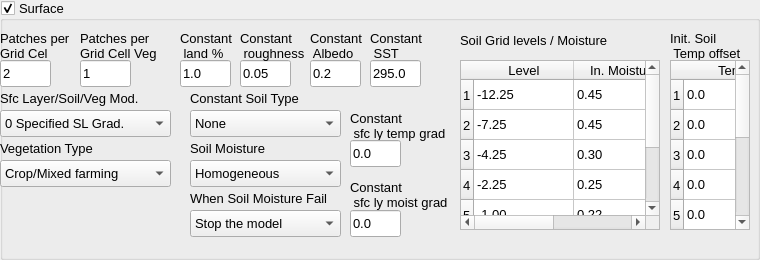
     <widget class="QGroupBox" name="groupBox_11">
      <property name="geometry">
       <rect>
        <x>10</x>
        <y>180</y>
        <width>760</width>
        <height>260</height>
       </rect>
      </property>
      <property name="font">
       <font>
        <family>Arial</family>
        <pointsize>10</pointsize>
        <weight>50</weight>
        <bold>false</bold>
       </font>
      </property>
      <property name="title">
       <string>Surface</string>
      </property>
      <property name="checkable">
       <bool>true</bool>
      </property>
      <widget class="QLineEdit" name="ppgclineEdit">
       <property name="geometry">
        <rect>
         <x>0</x>
         <y>60</y>
         <width>51</width>
         <height>27</height>
        </rect>
       </property>
       <property name="font">
        <font>
         <family>Arial</family>
         <pointsize>10</pointsize>
         <weight>50</weight>
         <bold>false</bold>
        </font>
       </property>
       <property name="text">
        <string>2</string>
       </property>
      </widget>
      <widget class="QLabel" name="label_102">
       <property name="geometry">
        <rect>
         <x>190</x>
         <y>140</y>
         <width>181</width>
         <height>17</height>
        </rect>
       </property>
       <property name="font">
        <font>
         <family>Arial</family>
         <pointsize>10</pointsize>
         <weight>50</weight>
         <bold>false</bold>
        </font>
       </property>
       <property name="text">
        <string>Soil Moisture</string>
       </property>
      </widget>
      <widget class="QLineEdit" name="calblineEdit">
       <property name="geometry">
        <rect>
         <x>310</x>
         <y>60</y>
         <width>51</width>
         <height>27</height>
        </rect>
       </property>
       <property name="font">
        <font>
         <family>Arial</family>
         <pointsize>10</pointsize>
         <weight>50</weight>
         <bold>false</bold>
        </font>
       </property>
       <property name="text">
        <string>0.2</string>
       </property>
      </widget>
      <widget class="QLabel" name="label_93">
       <property name="geometry">
        <rect>
         <x>0</x>
         <y>90</y>
         <width>181</width>
         <height>17</height>
        </rect>
       </property>
       <property name="font">
        <font>
         <family>Arial</family>
         <pointsize>10</pointsize>
         <weight>50</weight>
         <bold>false</bold>
        </font>
       </property>
       <property name="text">
        <string>Sfc Layer/Soil/Veg Mod.</string>
       </property>
      </widget>
      <widget class="QComboBox" name="wsmfcomboBox">
       <property name="geometry">
        <rect>
         <x>190</x>
         <y>210</y>
         <width>151</width>
         <height>27</height>
        </rect>
       </property>
       <property name="font">
        <font>
         <family>Arial</family>
         <pointsize>10</pointsize>
         <weight>50</weight>
         <bold>false</bold>
        </font>
       </property>
       <item>
        <property name="text">
         <string>Stop the model</string>
        </property>
       </item>
       <item>
        <property name="text">
         <string>Init. Homogeneous</string>
        </property>
       </item>
       <item>
        <property name="text">
         <string>Look 5 days past before stop</string>
        </property>
       </item>
      </widget>
      <widget class="QLabel" name="label_91">
       <property name="geometry">
        <rect>
         <x>0</x>
         <y>30</y>
         <width>81</width>
         <height>31</height>
        </rect>
       </property>
       <property name="font">
        <font>
         <family>Arial</family>
         <pointsize>10</pointsize>
         <weight>50</weight>
         <bold>false</bold>
        </font>
       </property>
       <property name="text">
        <string>Patches per
Grid Cel</string>
       </property>
      </widget>
      <widget class="QLineEdit" name="crouglineEdit">
       <property name="geometry">
        <rect>
         <x>240</x>
         <y>60</y>
         <width>51</width>
         <height>27</height>
        </rect>
       </property>
       <property name="font">
        <font>
         <family>Arial</family>
         <pointsize>10</pointsize>
         <weight>50</weight>
         <bold>false</bold>
        </font>
       </property>
       <property name="text">
        <string>0.05</string>
       </property>
      </widget>
      <widget class="QComboBox" name="csoiltcomboBox">
       <property name="geometry">
        <rect>
         <x>190</x>
         <y>110</y>
         <width>151</width>
         <height>27</height>
        </rect>
       </property>
       <property name="font">
        <font>
         <family>Arial</family>
         <pointsize>10</pointsize>
         <weight>50</weight>
         <bold>false</bold>
        </font>
       </property>
       <item>
        <property name="text">
         <string>None</string>
        </property>
       </item>
       <item>
        <property name="text">
         <string>Sand</string>
        </property>
       </item>
       <item>
        <property name="text">
         <string>Loamy Sandy</string>
        </property>
       </item>
       <item>
        <property name="text">
         <string>Sandy loam</string>
        </property>
       </item>
       <item>
        <property name="text">
         <string>silt loam</string>
        </property>
       </item>
       <item>
        <property name="text">
         <string>loam</string>
        </property>
       </item>
       <item>
        <property name="text">
         <string>sandy clay loam</string>
        </property>
       </item>
       <item>
        <property name="text">
         <string>Silty clay loam</string>
        </property>
       </item>
       <item>
        <property name="text">
         <string>clay loam</string>
        </property>
       </item>
       <item>
        <property name="text">
         <string>sandy clay</string>
        </property>
       </item>
       <item>
        <property name="text">
         <string>silty clay</string>
        </property>
       </item>
       <item>
        <property name="text">
         <string>clay</string>
        </property>
       </item>
       <item>
        <property name="text">
         <string>peat</string>
        </property>
       </item>
      </widget>
      <widget class="QLabel" name="label_95">
       <property name="geometry">
        <rect>
         <x>180</x>
         <y>30</y>
         <width>81</width>
         <height>31</height>
        </rect>
       </property>
       <property name="font">
        <font>
         <family>Arial</family>
         <pointsize>10</pointsize>
         <weight>50</weight>
         <bold>false</bold>
        </font>
       </property>
       <property name="text">
        <string>Constant
 land %</string>
       </property>
      </widget>
      <widget class="QLineEdit" name="clandlineEdit">
       <property name="geometry">
        <rect>
         <x>180</x>
         <y>60</y>
         <width>51</width>
         <height>27</height>
        </rect>
       </property>
       <property name="font">
        <font>
         <family>Arial</family>
         <pointsize>10</pointsize>
         <weight>50</weight>
         <bold>false</bold>
        </font>
       </property>
       <property name="text">
        <string>1.0</string>
       </property>
      </widget>
      <widget class="QLabel" name="label_100">
       <property name="geometry">
        <rect>
         <x>350</x>
         <y>110</y>
         <width>101</width>
         <height>31</height>
        </rect>
       </property>
       <property name="font">
        <font>
         <family>Arial</family>
         <pointsize>10</pointsize>
         <weight>50</weight>
         <bold>false</bold>
        </font>
       </property>
       <property name="text">
        <string>Constant
 sfc ly temp grad</string>
       </property>
      </widget>
      <widget class="QLabel" name="label_97">
       <property name="geometry">
        <rect>
         <x>310</x>
         <y>30</y>
         <width>81</width>
         <height>31</height>
        </rect>
       </property>
       <property name="font">
        <font>
         <family>Arial</family>
         <pointsize>10</pointsize>
         <weight>50</weight>
         <bold>false</bold>
        </font>
       </property>
       <property name="text">
        <string>Constant
 Albedo</string>
       </property>
      </widget>
      <widget class="QLabel" name="label_94">
       <property name="geometry">
        <rect>
         <x>0</x>
         <y>140</y>
         <width>181</width>
         <height>17</height>
        </rect>
       </property>
       <property name="font">
        <font>
         <family>Arial</family>
         <pointsize>10</pointsize>
         <weight>50</weight>
         <bold>false</bold>
        </font>
       </property>
       <property name="text">
        <string>Vegetation Type</string>
       </property>
      </widget>
      <widget class="QLineEdit" name="cslmglineEdit">
       <property name="geometry">
        <rect>
         <x>350</x>
         <y>210</y>
         <width>51</width>
         <height>27</height>
        </rect>
       </property>
       <property name="font">
        <font>
         <family>Arial</family>
         <pointsize>10</pointsize>
         <weight>50</weight>
         <bold>false</bold>
        </font>
       </property>
       <property name="text">
        <string>0.0</string>
       </property>
      </widget>
      <widget class="QLabel" name="label_104">
       <property name="geometry">
        <rect>
         <x>460</x>
         <y>20</y>
         <width>171</width>
         <height>40</height>
        </rect>
       </property>
       <property name="font">
        <font>
         <family>Arial</family>
         <pointsize>10</pointsize>
         <weight>50</weight>
         <bold>false</bold>
        </font>
       </property>
       <property name="text">
        <string>Soil Grid levels / Moisture</string>
       </property>
      </widget>
      <widget class="QComboBox" name="soilmcomboBox">
       <property name="geometry">
        <rect>
         <x>190</x>
         <y>160</y>
         <width>151</width>
         <height>27</height>
        </rect>
       </property>
       <property name="font">
        <font>
         <family>Arial</family>
         <pointsize>10</pointsize>
         <weight>50</weight>
         <bold>false</bold>
        </font>
       </property>
       <item>
        <property name="text">
         <string>Homogeneous</string>
        </property>
       </item>
       <item>
        <property name="text">
         <string>INITIAL</string>
        </property>
       </item>
       <item>
        <property name="text">
         <string>HISTORY</string>
        </property>
       </item>
       <item>
        <property name="text">
         <string>INITIAL ou HISTORY</string>
        </property>
       </item>
      </widget>
      <widget class="QLabel" name="label_99">
       <property name="geometry">
        <rect>
         <x>190</x>
         <y>90</y>
         <width>181</width>
         <height>17</height>
        </rect>
       </property>
       <property name="font">
        <font>
         <family>Arial</family>
         <pointsize>10</pointsize>
         <weight>50</weight>
         <bold>false</bold>
        </font>
       </property>
       <property name="text">
        <string>Constant Soil Type</string>
       </property>
      </widget>
      <widget class="QLineEdit" name="csltglineEdit">
       <property name="geometry">
        <rect>
         <x>350</x>
         <y>140</y>
         <width>51</width>
         <height>27</height>
        </rect>
       </property>
       <property name="font">
        <font>
         <family>Arial</family>
         <pointsize>10</pointsize>
         <weight>50</weight>
         <bold>false</bold>
        </font>
       </property>
       <property name="text">
        <string>0.0</string>
       </property>
      </widget>
      <widget class="QLabel" name="label_103">
       <property name="geometry">
        <rect>
         <x>190</x>
         <y>190</y>
         <width>181</width>
         <height>17</height>
        </rect>
       </property>
       <property name="font">
        <font>
         <family>Arial</family>
         <pointsize>10</pointsize>
         <weight>50</weight>
         <bold>false</bold>
        </font>
       </property>
       <property name="text">
        <string>When Soil Moisture Fail</string>
       </property>
      </widget>
      <widget class="QLabel" name="label_106">
       <property name="geometry">
        <rect>
         <x>670</x>
         <y>30</y>
         <width>81</width>
         <height>31</height>
        </rect>
       </property>
       <property name="font">
        <font>
         <family>Arial</family>
         <pointsize>10</pointsize>
         <weight>50</weight>
         <bold>false</bold>
        </font>
       </property>
       <property name="text">
        <string>Init. Soil
 Temp offset</string>
       </property>
      </widget>
      <widget class="QLabel" name="label_92">
       <property name="geometry">
        <rect>
         <x>80</x>
         <y>30</y>
         <width>81</width>
         <height>31</height>
        </rect>
       </property>
       <property name="font">
        <font>
         <family>Arial</family>
         <pointsize>10</pointsize>
         <weight>50</weight>
         <bold>false</bold>
        </font>
       </property>
       <property name="text">
        <string>Patches per
Grid Cell Veg</string>
       </property>
      </widget>
      <widget class="QLabel" name="label_98">
       <property name="geometry">
        <rect>
         <x>370</x>
         <y>30</y>
         <width>81</width>
         <height>31</height>
        </rect>
       </property>
       <property name="font">
        <font>
         <family>Arial</family>
         <pointsize>10</pointsize>
         <weight>50</weight>
         <bold>false</bold>
        </font>
       </property>
       <property name="text">
        <string>Constant
 SST</string>
       </property>
      </widget>
      <widget class="QLineEdit" name="csstlineEdit">
       <property name="geometry">
        <rect>
         <x>370</x>
         <y>60</y>
         <width>51</width>
         <height>27</height>
        </rect>
       </property>
       <property name="font">
        <font>
         <family>Arial</family>
         <pointsize>10</pointsize>
         <weight>50</weight>
         <bold>false</bold>
        </font>
       </property>
       <property name="text">
        <string>295.0</string>
       </property>
      </widget>
      <widget class="QTableWidget" name="slztableWidget">
       <property name="geometry">
        <rect>
         <x>460</x>
         <y>60</y>
         <width>200</width>
         <height>170</height>
        </rect>
       </property>
       <property name="font">
        <font>
         <family>Arial</family>
         <pointsize>10</pointsize>
         <weight>50</weight>
         <bold>false</bold>
        </font>
       </property>
       <property name="rowCount">
        <number>7</number>
       </property>
       <property name="columnCount">
        <number>2</number>
       </property>
       <row/>
       <row/>
       <row/>
       <row/>
       <row/>
       <row/>
       <row/>
       <column>
        <property name="text">
         <string>Level</string>
        </property>
       </column>
       <column>
        <property name="text">
         <string>In. Moisture</string>
        </property>
       </column>
       <item row="0" column="0">
        <property name="text">
         <string>-12.25</string>
        </property>
       </item>
       <item row="0" column="1">
        <property name="text">
         <string>0.45</string>
        </property>
       </item>
       <item row="1" column="0">
        <property name="text">
         <string>-7.25</string>
        </property>
       </item>
       <item row="1" column="1">
        <property name="text">
         <string>0.45</string>
        </property>
       </item>
       <item row="2" column="0">
        <property name="text">
         <string>-4.25</string>
        </property>
       </item>
       <item row="2" column="1">
        <property name="text">
         <string>0.30</string>
        </property>
       </item>
       <item row="3" column="0">
        <property name="text">
         <string>-2.25</string>
        </property>
       </item>
       <item row="3" column="1">
        <property name="text">
         <string>0.25</string>
        </property>
       </item>
       <item row="4" column="0">
        <property name="text">
         <string>-1.00</string>
        </property>
       </item>
       <item row="4" column="1">
        <property name="text">
         <string>0.22</string>
        </property>
       </item>
       <item row="5" column="0">
        <property name="text">
         <string>-0.35</string>
        </property>
       </item>
       <item row="5" column="1">
        <property name="text">
         <string>0.22</string>
        </property>
       </item>
       <item row="6" column="0">
        <property name="text">
         <string>-0.10</string>
        </property>
       </item>
       <item row="6" column="1">
        <property name="text">
         <string>0.22</string>
        </property>
       </item>
      </widget>
      <widget class="QTableWidget" name="stgofftableWidget">
       <property name="geometry">
        <rect>
         <x>670</x>
         <y>60</y>
         <width>80</width>
         <height>170</height>
        </rect>
       </property>
       <property name="font">
        <font>
         <family>Arial</family>
         <pointsize>10</pointsize>
         <weight>50</weight>
         <bold>false</bold>
        </font>
       </property>
       <property name="rowCount">
        <number>9</number>
       </property>
       <property name="columnCount">
        <number>1</number>
       </property>
       <row/>
       <row/>
       <row/>
       <row/>
       <row/>
       <row/>
       <row/>
       <row/>
       <row/>
       <column>
        <property name="text">
         <string>Temp</string>
        </property>
       </column>
       <item row="0" column="0">
        <property name="text">
         <string>0.0</string>
        </property>
       </item>
       <item row="1" column="0">
        <property name="text">
         <string>0.0</string>
        </property>
       </item>
       <item row="2" column="0">
        <property name="text">
         <string>0.0</string>
        </property>
       </item>
       <item row="3" column="0">
        <property name="text">
         <string>0.0</string>
        </property>
       </item>
       <item row="4" column="0">
        <property name="text">
         <string>0.0</string>
        </property>
       </item>
       <item row="5" column="0">
        <property name="text">
         <string>0.0</string>
        </property>
       </item>
       <item row="6" column="0">
        <property name="text">
         <string>0.0</string>
        </property>
       </item>
       <item row="7" column="0">
        <property name="text">
         <string>0.0</string>
        </property>
       </item>
       <item row="8" column="0">
        <property name="text">
         <string>0.0</string>
        </property>
       </item>
      </widget>
      <widget class="QLabel" name="label_101">
       <property name="geometry">
        <rect>
         <x>350</x>
         <y>180</y>
         <width>101</width>
         <height>30</height>
        </rect>
       </property>
       <property name="font">
        <font>
         <family>Arial</family>
         <pointsize>10</pointsize>
         <weight>50</weight>
         <bold>false</bold>
        </font>
       </property>
       <property name="text">
        <string>Constant
 sfc ly moist grad</string>
       </property>
      </widget>
      <widget class="QComboBox" name="isflccomboBox">
       <property name="geometry">
        <rect>
         <x>0</x>
         <y>110</y>
         <width>171</width>
         <height>27</height>
        </rect>
       </property>
       <property name="font">
        <font>
         <family>Arial</family>
         <pointsize>10</pointsize>
         <weight>50</weight>
         <bold>false</bold>
        </font>
       </property>
       <item>
        <property name="text">
         <string>0 Specified SL Grad.</string>
        </property>
       </item>
       <item>
        <property name="text">
         <string>1 Soil/Veg LEAF</string>
        </property>
       </item>
       <item>
        <property name="text">
         <string>2 Soil/Veg LEAF/ Hidro</string>
        </property>
       </item>
       <item>
        <property name="text">
         <string>3 Unused</string>
        </property>
       </item>
       <item>
        <property name="text">
         <string>4 Unused</string>
        </property>
       </item>
       <item>
        <property name="text">
         <string>5 JULES</string>
        </property>
       </item>
      </widget>
      <widget class="QLineEdit" name="ppgcvlineEdit">
       <property name="geometry">
        <rect>
         <x>80</x>
         <y>60</y>
         <width>51</width>
         <height>27</height>
        </rect>
       </property>
       <property name="font">
        <font>
         <family>Arial</family>
         <pointsize>10</pointsize>
         <weight>50</weight>
         <bold>false</bold>
        </font>
       </property>
       <property name="text">
        <string>1</string>
       </property>
      </widget>
      <widget class="QComboBox" name="vtcomboBox">
       <property name="geometry">
        <rect>
         <x>0</x>
         <y>160</y>
         <width>171</width>
         <height>27</height>
        </rect>
       </property>
       <property name="font">
        <font>
         <family>Arial</family>
         <pointsize>10</pointsize>
         <weight>50</weight>
         <bold>false</bold>
        </font>
       </property>
       <item>
        <property name="text">
         <string>Crop/Mixed farming</string>
        </property>
       </item>
       <item>
        <property name="text">
         <string>Short Grass</string>
        </property>
       </item>
       <item>
        <property name="text">
         <string>Evergreen need. Tree</string>
        </property>
       </item>
       <item>
        <property name="text">
         <string>Deciduos need. Tree</string>
        </property>
       </item>
       <item>
        <property name="text">
         <string>Deciduos Broad Tree</string>
        </property>
       </item>
       <item>
        <property name="text">
         <string>Evergreen Broad Tree</string>
        </property>
       </item>
       <item>
        <property name="text">
         <string>Tall grass</string>
        </property>
       </item>
       <item>
        <property name="text">
         <string>Desert</string>
        </property>
       </item>
       <item>
        <property name="text">
         <string>Tundra</string>
        </property>
       </item>
       <item>
        <property name="text">
         <string>Irrigated Crop</string>
        </property>
       </item>
       <item>
        <property name="text">
         <string>Semi-Desert</string>
        </property>
       </item>
       <item>
        <property name="text">
         <string>Ice cap/glacier</string>
        </property>
       </item>
       <item>
        <property name="text">
         <string>Bog or Mash</string>
        </property>
       </item>
       <item>
        <property name="text">
         <string>Inland Water</string>
        </property>
       </item>
       <item>
        <property name="text">
         <string>Ocean</string>
        </property>
       </item>
       <item>
        <property name="text">
         <string>Evergreen Shrub</string>
        </property>
       </item>
       <item>
        <property name="text">
         <string>Decidous Shrub</string>
        </property>
       </item>
       <item>
        <property name="text">
         <string>Mixed Woodland</string>
        </property>
       </item>
      </widget>
      <widget class="QLabel" name="label_96">
       <property name="geometry">
        <rect>
         <x>240</x>
         <y>30</y>
         <width>81</width>
         <height>31</height>
        </rect>
       </property>
       <property name="font">
        <font>
         <family>Arial</family>
         <pointsize>10</pointsize>
         <weight>50</weight>
         <bold>false</bold>
        </font>
       </property>
       <property name="text">
        <string>Constant
 roughness</string>
       </property>
      </widget>
     </widget>
